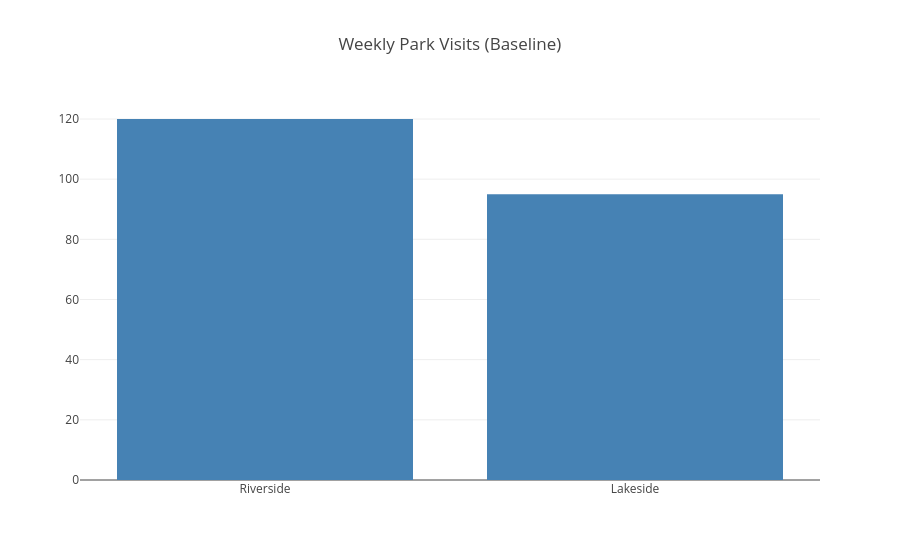

Notebook code for this chart:
### Code cell
plot_visits_bar_chart(visits)

### Figure 1 — Plotly figure (JSON) as saved in the notebook; plotly's stock layout.template omitted (floating-point values rounded to 4 significant figures)
{"data": [{"type": "bar", "x": ["Riverside", "Lakeside"], "y": [120, 95], "marker": {"color": "steelblue"}}], "layout": {"title": "Weekly Park Visits (Baseline)"}}
